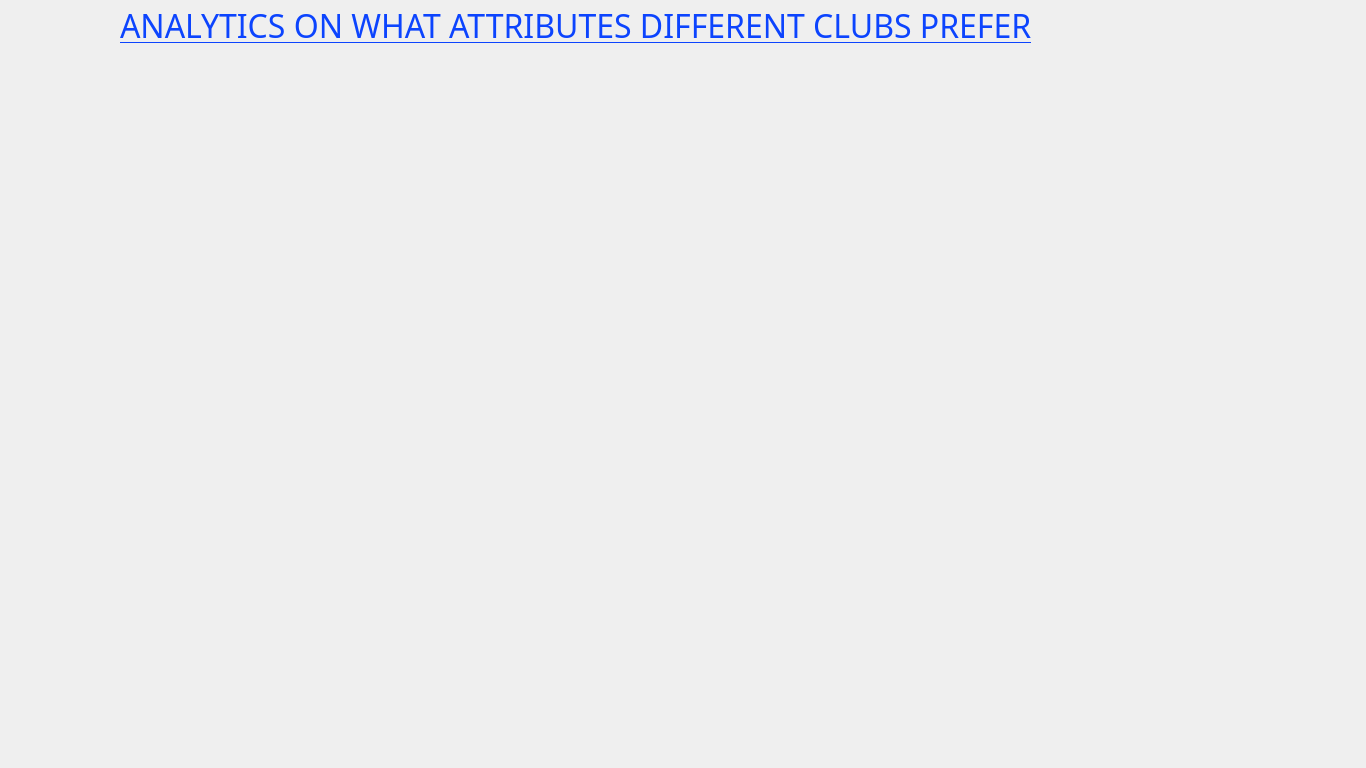
<?xml version="1.0" encoding="UTF-8"?>
<ui version="4.0">
 <class>analysis4</class>
 <widget class="QDialog" name="analysis4">
  <property name="geometry">
   <rect>
    <x>0</x>
    <y>0</y>
    <width>1366</width>
    <height>768</height>
   </rect>
  </property>
  <property name="windowTitle">
   <string>Analytics on what attributes the different clubs prefer</string>
  </property>
  <widget class="QLabel" name="background">
   <property name="geometry">
    <rect>
     <x>0</x>
     <y>0</y>
     <width>1366</width>
     <height>768</height>
    </rect>
   </property>
   <property name="text">
    <string/>
   </property>
   <property name="pixmap">
    <pixmap resource="resources.qrc">:/background5.jpg</pixmap>
   </property>
   <property name="scaledContents">
    <bool>true</bool>
   </property>
  </widget>
  <widget class="QLabel" name="label">
   <property name="geometry">
    <rect>
     <x>120</x>
     <y>0</y>
     <width>1141</width>
     <height>51</height>
    </rect>
   </property>
   <property name="font">
    <font>
     <family>ErgoeExtrabold</family>
     <pointsize>24</pointsize>
     <underline>true</underline>
    </font>
   </property>
   <property name="text">
    <string>&lt;html&gt;&lt;head/&gt;&lt;body&gt;&lt;p&gt;&lt;span style=&quot; color:#0c44fe;&quot;&gt;ANALYTICS ON WHAT ATTRIBUTES DIFFERENT CLUBS PREFER&lt;/span&gt;&lt;/p&gt;&lt;/body&gt;&lt;/html&gt;</string>
   </property>
  </widget>
  <widget class="QLabel" name="graph1">
   <property name="geometry">
    <rect>
     <x>180</x>
     <y>60</y>
     <width>691</width>
     <height>481</height>
    </rect>
   </property>
   <property name="text">
    <string/>
   </property>
   <property name="pixmap">
    <pixmap resource="resources.qrc">:/complete-fifa-2017-player-dataset-global/Solution/ana4.PNG</pixmap>
   </property>
   <property name="scaledContents">
    <bool>true</bool>
   </property>
  </widget>
 </widget>
 <resources>
  <include location="resources.qrc"/>
 </resources>
 <connections/>
</ui>
